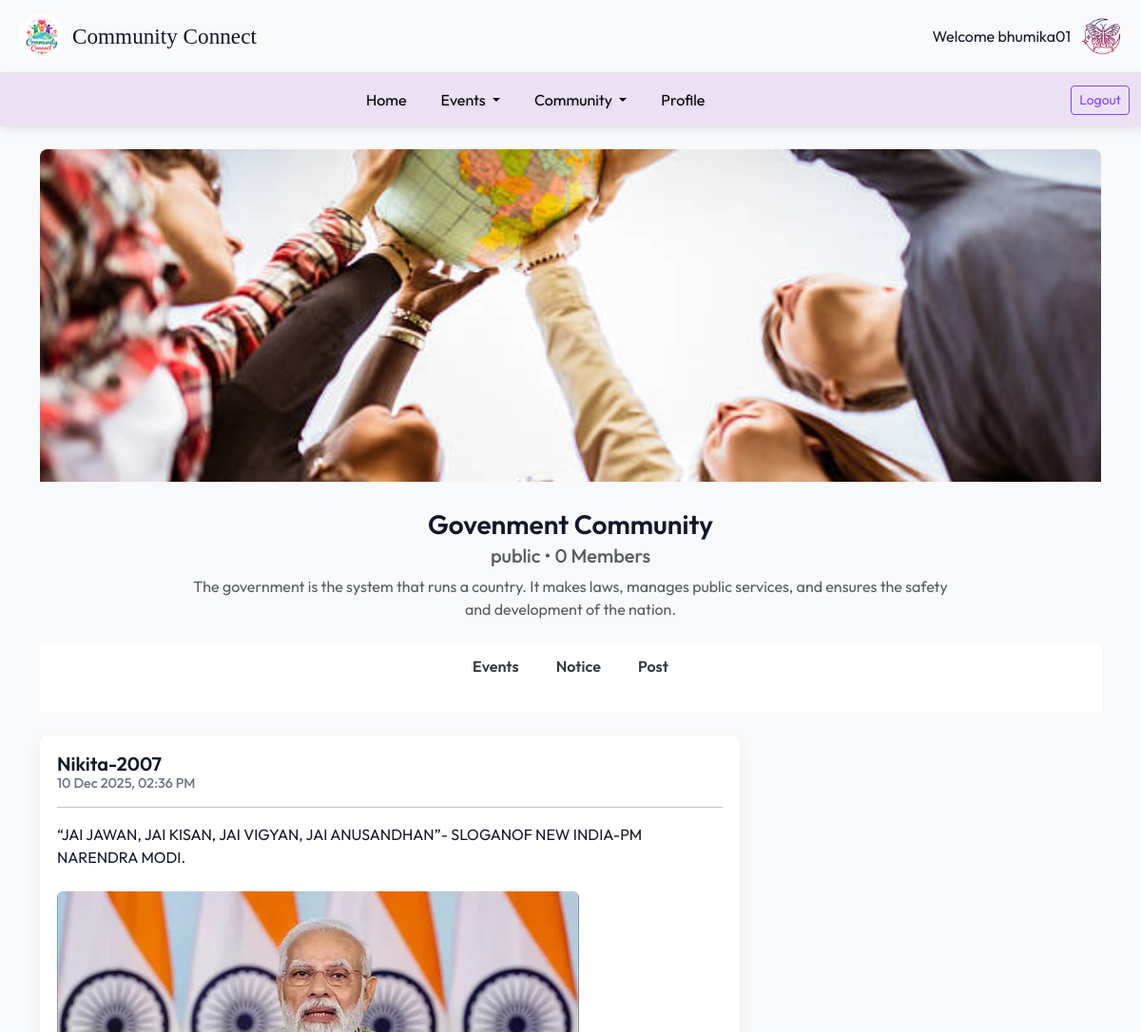
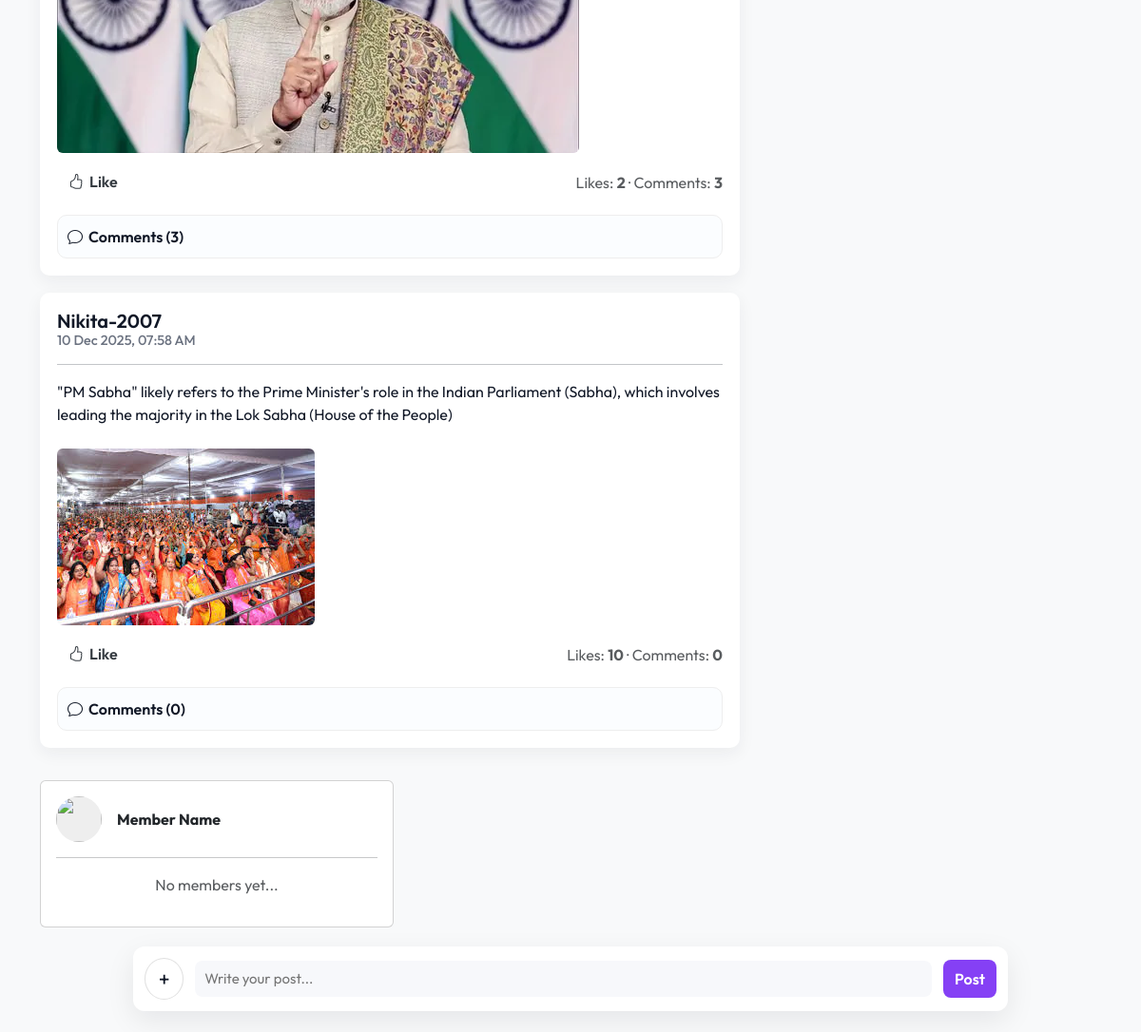
/com-Post.php?id=8 (signed in), run on the app's committed database (2 pictures, top to bottom).
### tables this page shows
CREATE TABLE `communities` (
  `id` int(11) NOT NULL,
  `community_name` varchar(255) NOT NULL,
  `category` varchar(100) NOT NULL,
  `other_category` varchar(100) DEFAULT NULL,
  `privacy` varchar(100) NOT NULL,
  `image` varchar(255) DEFAULT NULL,
  `district` varchar(100) NOT NULL,
  `about` varchar(300) DEFAULT NULL,
  `created_at` timestamp NOT NULL DEFAULT current_timestamp(),
  `created_by` int(11) NOT NULL
);

CREATE TABLE `posts` (
  `id` int(11) NOT NULL,
  `community_id` int(11) NOT NULL,
  `user_id` int(11) NOT NULL,
  `post` varchar(300) NOT NULL,
  `content` text NOT NULL,
  `likes` int(11) NOT NULL DEFAULT 0,
  `created_at` timestamp NOT NULL DEFAULT current_timestamp(),
  `comments` int(11) DEFAULT 0
);

CREATE TABLE `users` (
  `user_id` int(11) NOT NULL,
  `full_name` varchar(100) NOT NULL,
  `username` varchar(50) NOT NULL,
  `email` varchar(100) NOT NULL,
  `password` varchar(255) NOT NULL,
  `confirm_password` varchar(255) NOT NULL,
  `role` varchar(100) NOT NULL,
  `district` varchar(100) NOT NULL,
  `bio` varchar(300) NOT NULL,
  `created_at` timestamp NOT NULL DEFAULT current_timestamp()
);

### com-Post.php (the view, shortened to what this page needs)
 <?php
    include 'userHead.php';
    ?>
 <?php
$conn = mysqli_connect("localhost", "root", "", "community_connect");
$id = $_POST['id'] ?? ($_GET['id'] ?? 0);
$id = intval($id);
?>
 <?php
$post_query = mysqli_query($conn, "
    SELECT posts.*, users.username
    FROM posts
    JOIN users ON users.user_id = posts.user_id
    WHERE posts.community_id = $id
    ORDER BY posts.id DESC
");
?>
 <!DOCTYPE html>
 <html lang="en">
 <head>
     <link href="https://cdn.jsdelivr.net/npm/bootstrap@5.3.8/dist/css/bootstrap.min.css" rel="stylesheet" />
     <link rel="stylesheet" href="userStyle.css">
     <link rel="stylesheet" href="comStyle.css">
     <link href="https://cdn.jsdelivr.net/npm/bootstrap-icons@1.10.5/font/bootstrap-icons.css" rel="stylesheet" />
 </head>
 <body>
     <?php
    include 'userNav.php';
    ?>
     <div class="container container-top">
         <?php
        $active = 'com-Post';
        include 'comHead.php';
        ?>
         <div class="row gx-4">
             <div class="col-lg-8 col-12 mt-4">
                 <?php
        while ($row = mysqli_fetch_assoc($post_query)):
    ?>
                 <div class="post">
                     <div class="postHead">
                         <h5><?= htmlspecialchars($row['username']) ?></h5>
                         <h6><?= date("d M Y, h:i A", strtotime($row['created_at'])) ?></h6>
                     </div>
                     <hr>
                     <div class="postContent">
                         <p><?= nl2br(htmlspecialchars($row['content'])) ?></p>
                         <?php if (!empty($row['post'])): ?>
                         <img src="<?= $row['post'] ?>" class="img-fluid rounded mt-2"
                             style="max-height: 350px; object-fit: cover;">
                         <?php endif; ?>
                     </div>
                     <div class="d-flex align-items-center mt-2">
                         <form action="like.php" method="post" class="me-3 like-form">
                             <button type="submit" class="like-btn">
                                 <i class="bi bi-hand-thumbs-up"></i> Like
                             </button>
                         </form>
                         <div class="ms-auto text-muted">
                             Likes: <strong><?= $row['likes'] ?? 0 ?></strong> ·
                             Comments: <strong><?= $row['comments'] ?? 0 ?></strong>
                         </div>
                     </div>
                     <details>
                         <summary>
                             <i class="bi bi-chat"></i> Comments (<?= $row['comments'] ?? 0 ?>)
                         </summary>
                     </details>
                 </div>
                 <?php endwhile; ?>
             </div>
             <form id="createPostForm" method="post" enctype="multipart/form-data"
                 action="com-Post.php?id=<?= $community['id'];?>">
                 <div class="composer-fixed" aria-hidden="false">
                     <div class="composer-inner">
                         <div class="composer-left">
                             <label for="imageInput" class="add-btn" title="Add photos">+</label>
                             <input type="text" name="post_text" class="composer-input" placeholder="Write your post..."
                                 aria-label="Write your post" required>
                         </div>
                         <div class="composer-actions">
                             <button type="submit" class="btn-post">Post</button>
                         </div>
                     </div>
                 </div>
             </form>
         </div>
         <div class="col-lg-4 col-12">
             <div class="sticky-right">
                 <div class="card mb-3">
                     <div class="card-body">
                         <div class="d-flex align-items-center">
                             <img src="#" width="48" height="48" style="border-radius:50%;background:#eee;">
                             <div class="ms-3">
                                 <strong>Member Name</strong>
                             </div>
                         </div>
                         <hr>
                         <p class="text-muted text-center">No members yet...</p>
                     </div>
                 </div>
             </div>
         </div>
     </div>
 </body>
 </html>

### comHead.php (shortened to what this page needs)
<?php
$conn = mysqli_connect("localhost", "root", "", "community_connect");
$community_id = intval($_GET['id']);
$com_query = "
    SELECT * FROM communities
    WHERE id = $community_id
";
$com_res = mysqli_query($conn, $com_query);
$community = mysqli_fetch_assoc($com_res);
?>
<div class="com-banner mt-4 mb-1">
    <img class="com-banner-img" src="<?php echo $community['image']; ?>"
        alt="<?php echo $community['community_name']; ?>">
</div>
<div class="com-head d-flex flex-column align-items-center justify-content-center py-4">
    <h2><?php echo $community['community_name']; ?></h2>
    <h5 class="text-muted"><?php echo $community['privacy']; ?> • 0 Members</h5>
    <p class="text-muted"><?php echo $community['about']; ?></p>
</div>
<nav class="com-nav">
    <ul class="nav com-nav-ul mb-4">
        <li class="nav-item">
            <a class="nav-link <?php if ($active == 'com-Events') echo 'active'; ?>" href="com-Events.php?id=<?= $community['id']; ?>">Events</a>
        </li>
        <li class="nav-item">
            <a class="nav-link <?php if ($active == 'com-Notice') echo 'active'; ?>" href="com-Notice.php?id=<?= $community['id']; ?>">Notice</a>
        </li>
        <li class="nav-item">
            <a class="nav-link" href="com-Post.php?id=<?= $community['id']; ?>" >Post</a>
        </li>
    </ul>
</nav>

### comStyle.css (style rules this page uses)
.com-banner { width: 100%; height: 350px; background: #f0f0f0; display: flex; align-items: center; justify-content: center; border-top-left-radius: 8px; border-top-right-radius: 8px; overflow: hidden; }
.com-banner-img { width: 100%; height: 100%; object-fit: cover; }
.com-head { text-align: center; padding: 1.5rem 1rem; }
.com-head h2 { margin-bottom: 0.25rem; font-weight: 600; font-size: 28px; }
.com-head h5, .com-head p { margin: 0; color: #6b7280; }
.com-head p { margin-top: 0.5rem; max-width: 820px; margin-left: auto; margin-right: auto; }
.com-nav { background: #fff; padding: 0.35rem 0; }
.com-nav-ul { display: flex; justify-content: center; gap: 1.25rem; padding-left: 0; margin-bottom: 0; }
.com-nav-ul li { list-style: none; }
.com-nav-ul .nav-link { color: #343a40; padding: 0.45rem 0.6rem; font-weight: 600; border-radius: 6px; display: inline-block; }

### com-Post.php (style rules this page uses)
body { font-family: 'Outfit', sans-serif; background: #f8f9fa; color: #111827; margin: 0 0 110px 0; }
.post { border: none; border-radius: 10px; background: #fff; box-shadow: 0 6px 18px rgba(31, 41, 55, 0.06); padding: 18px; margin-bottom: 1.1rem; }
.postHead h5 { margin: 0; font-weight: 600; }
.postHead h6 { margin: 0; color: #6b7280; font-size: .9rem; }
.postContent { margin-top: .75rem; }
.composer-fixed { position: fixed; left: 50%; transform: translateX(-50%); bottom: 14px; z-index: 1200; width: calc(100% - 32px); max-width: 920px; background: transparent; pointer-events: none; }
.composer-inner { pointer-events: auto; background: #fff; border-radius: 12px; padding: 12px; box-shadow: 0 10px 30px rgba(12, 18, 28, 0.08); display: flex; gap: 12px; align-items: center; }
.composer-left { display: flex; align-items: center; gap: 12px; min-width: 0; flex: 1; }
.add-btn { width: 44px; height: 44px; border-radius: 50%; border: 1px solid rgba(0, 0, 0, 0.12); display: flex; align-items: center; justify-content: center; font-size: 22px; background: #fff; cursor: pointer; }
.composer-input { border: none; outline: none; width: 100%; font-size: 15px; padding: 8px 10px; border-radius: 8px; background: #f7f8fb; }
.composer-actions { display: flex; align-items: center; gap: 8px; }
.btn-post { background: #8540f5; color: #fff; border: 0; padding: 8px 12px; border-radius: 8px; font-weight: 600; cursor: pointer; }
.sticky-right { position: sticky; top: 20px; }
details { margin-top: 12px; background: #fbfdff; border: 1px solid #eee; padding: 10px; border-radius: 10px; }
summary { cursor: pointer; font-weight: 600; display: flex; align-items: center; gap: 6px; }
.like-btn { background: none; border: none; margin-top: 5px; margin-bottom: -10px; padding: 0; color: #343a40; font-weight: 600; display: flex; align-items: center; gap: 6px; cursor: pointer; }
.like-btn { background-color: #fff; padding: 5px 12px; cursor: pointer; transition: transform 0.2s, color 0.2s; }

### data on the page
communities: image (picture), community_name "Govenment Community", privacy "public", about "The government is the system that runs a country. It makes laws, manages public services, and ensures the safety and development of the nation."
posts: user.username "Nikita-2007", created_at "10 Dec 2025, 02:36 PM", content "“JAI JAWAN, JAI KISAN, JAI VIGYAN, JAI ANUSANDHAN”- SLOGANOF NEW INDIA-PM NARENDRA MODI.", post (picture), likes "2", comments "3"
posts: user.username "Nikita-2007", created_at "10 Dec 2025, 07:58 AM", content "\"PM Sabha\" likely refers to the Prime Minister's role in the Indian Parliament (Sabha), which involves leading the majority in the Lok Sabha (House of the People)", post (picture), likes "10", comments "0"

### other printed values
$username "bhumika01"
